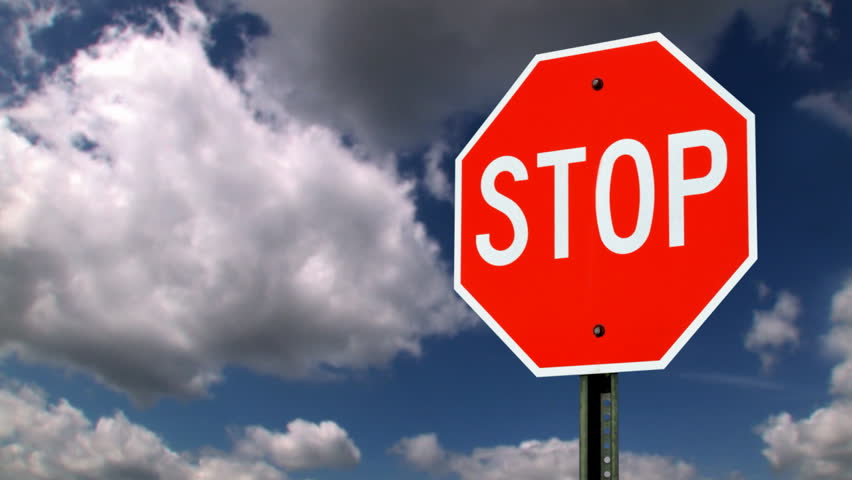
#> input picture StopSignDetection/StopSign3.jpg, 852 x 480 px, given in place of the camera
$ python try3.py   (Python 2 division)   (older library calls are emulated)
#> lines starting #> are read from the running program, lines starting #| are printed output that depends on the picture
import imutils
import cv2

cap = cv2.VideoCapture(0)


# initialize the first frame
firstFrame = None

#get width and height of webcam
width = cap.get(3)  # float
height = cap.get(4) # float
#print width,height
#width=640.0, height=480.0


while (1):

    grabbed, frame = cap.read()
#> frame is the input picture: shape (480, 852, 3); mean B, G, R 120.5, 108, 136.2

    if not grabbed:
	 	 break

	# resize the frame, convert it to grayscale, and blur it
    frame = imutils.resize(frame, width=500)
#> frame: shape (281, 500, 3)
    gray = cv2.cvtColor(frame, cv2.COLOR_BGR2GRAY)
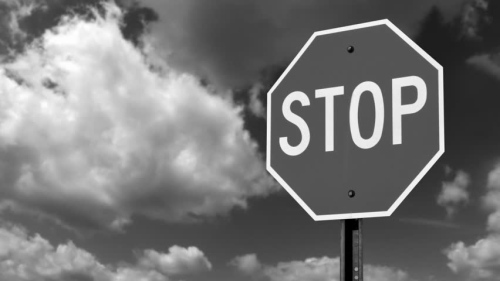
#> gray: shape (281, 500); min 0, max 254, mean 117.8
    gray = cv2.GaussianBlur(gray, (21, 21), 0)
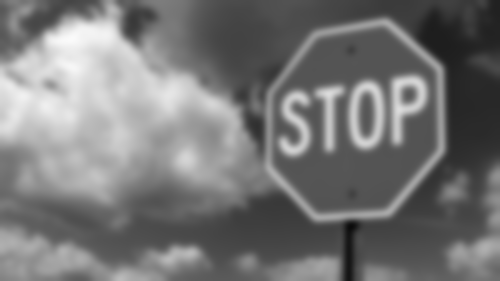
#> gray: shape (281, 500); min 11, max 250, mean 117.8


    if firstFrame is None:
        firstFrame = gray
        continue


    #the absolute difference between the current frame and the first frame
    frameDelta = cv2.absdiff(firstFrame, gray)
    thresh = cv2.threshold(frameDelta, 25, 255, cv2.THRESH_BINARY)[1]

	# dilate the thresholded image to fill in holes, then find contours
	# on thresholded image
    thresh = cv2.dilate(thresh, None, iterations=2)
    im2,cnts, hierarchy = cv2.findContours(thresh.copy(), cv2.RETR_EXTERNAL,
		cv2.CHAIN_APPROX_SIMPLE)

    cv2.drawContours(frame,cnts,-1,(255,0,0),3)

    res = cv2.bitwise_and(frame, frame, mask=thresh)

    kernel = cv2.getStructuringElement(cv2.MORPH_RECT,(3, 3))
    eroded = cv2.erode(frame,kernel)

    # loop over the contours
    for c in cnts:
		# if the contour is too small, ignore it
        if cv2.contourArea(c) < width*height*0.03:
            continue

		# compute the bounding box for the contour, draw it on the frame,
		# and update the text
        (x, y, w, h) = cv2.boundingRect(c)
        cv2.rectangle(frame, (x, y), (x + w, y + h), (0, 255, 0), 2)


    cv2.imshow("Security Feed", frame)
    cv2.imshow("Thresh", thresh)
    cv2.imshow("Frame Delta", frameDelta)
    cv2.imshow("res",res)
    cv2.imshow("Eroded",eroded)
    key = cv2.waitKey(1) & 0xFF


    k=cv2.waitKey(5) & 0xFF
    if k==27:
        break

cap.release()
cv2.destroyAllWindows()

$ run again, on StopSignDetection/StopSign4.jpg
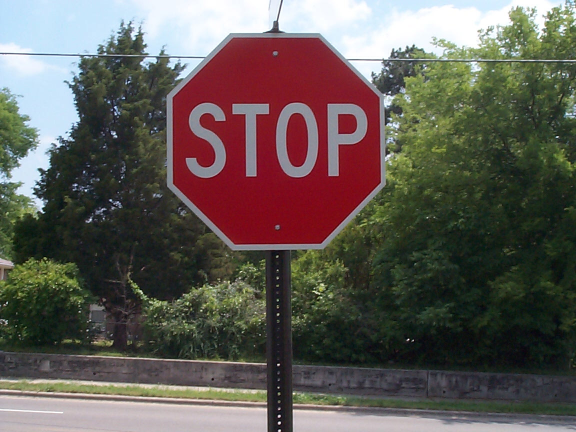
#> input picture StopSignDetection/StopSign4.jpg, 1152 x 864 px, given in place of the camera (shown at 1/2 size)
#> frame is the input picture: shape (864, 1152, 3); mean B, G, R 86.1, 91.8, 98.2
#> `frame = imutils.resize(frame, width=500)`:
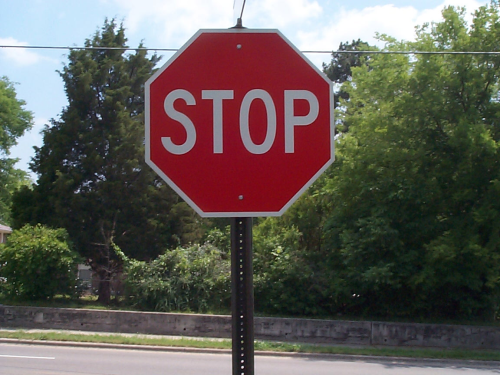
#> frame: shape (375, 500, 3); mean B, G, R 86.1, 91.8, 98.2
#> `gray = cv2.GaussianBlur(gray, (21, 21), 0)`:
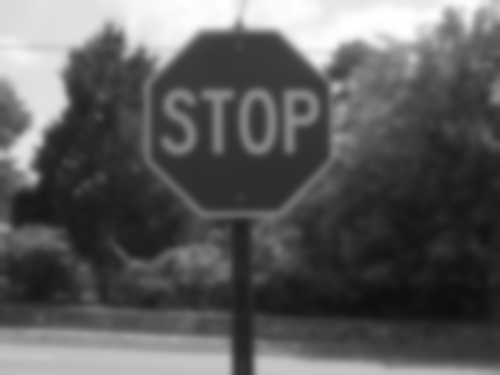
#> gray: shape (375, 500); min 13, max 255, mean 93.1

$ run again, on StopSignDetection/stan.jpg
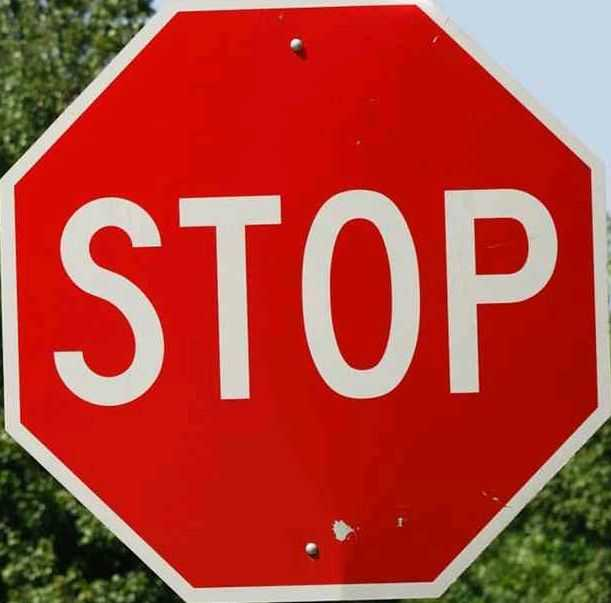
#> input picture StopSignDetection/stan.jpg, 611 x 603 px, given in place of the camera
#> frame is the input picture: shape (603, 611, 3); mean B, G, R 54.8, 65.3, 177.4
#> frame: shape (493, 500, 3)
#> `gray = cv2.cvtColor(frame, cv2.COLOR_BGR2GRAY)`:
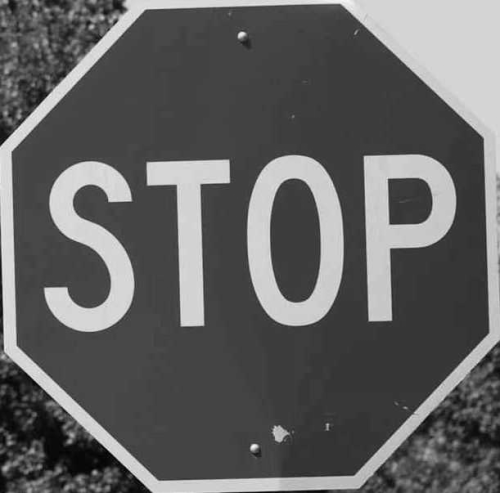
#> gray: shape (493, 500); min 2, max 247, mean 97.6
#> `gray = cv2.GaussianBlur(gray, (21, 21), 0)`:
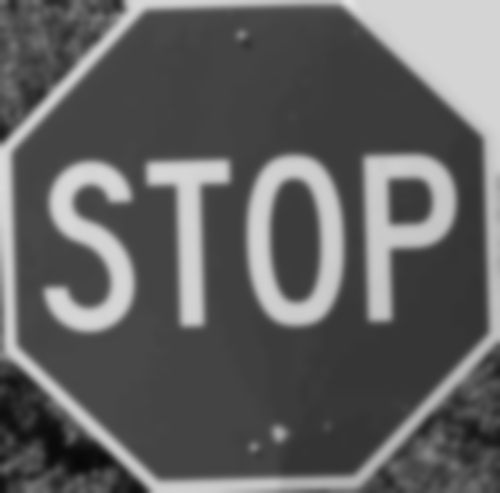
#> gray: shape (493, 500); min 8, max 228, mean 97.6
